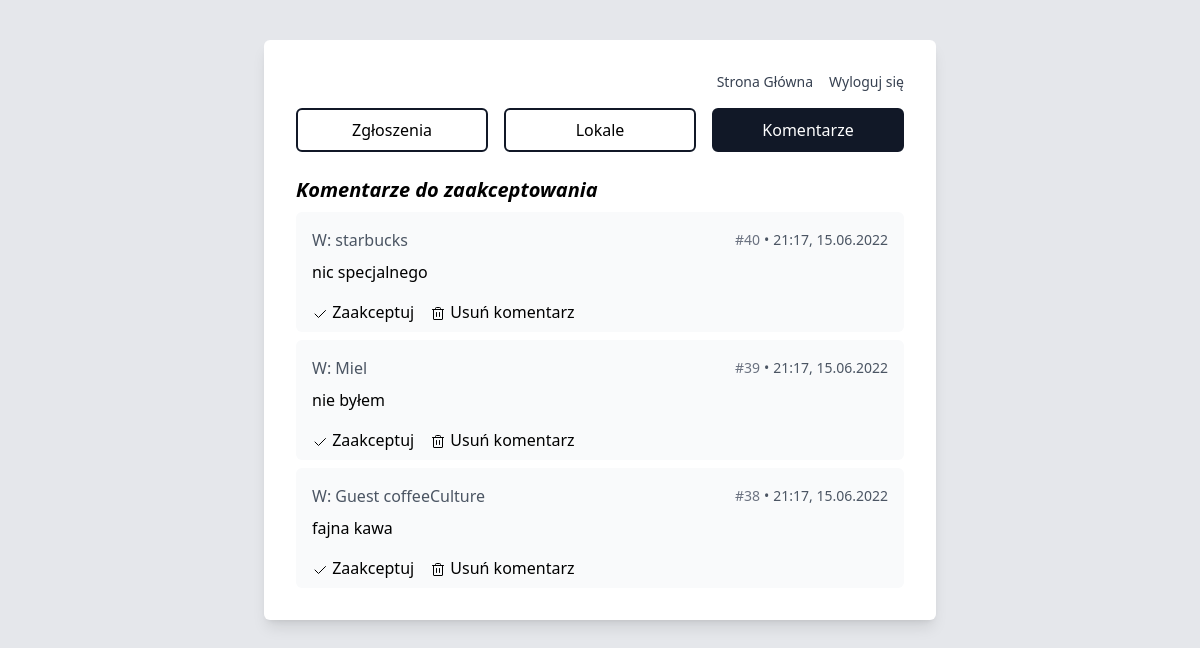
The page /admin/comments.php (signed in) on the database its author committed.
### tables this page shows
CREATE TABLE `comments` (
  `id` int(11) NOT NULL,
  `restaurant_id` int(11) NOT NULL,
  `user_id` int(11) DEFAULT NULL,
  `guest_id` varchar(255) DEFAULT NULL,
  `message` text NOT NULL,
  `is_approved` tinyint(1) NOT NULL DEFAULT 0,
  `created_at` timestamp NOT NULL DEFAULT current_timestamp()
);

CREATE TABLE `restaurants` (
  `id` int(11) NOT NULL,
  `name` varchar(255) NOT NULL,
  `location` varchar(255) NOT NULL,
  `rating` double NOT NULL DEFAULT 0,
  `votes` int(11) NOT NULL DEFAULT 0,
  `logo_url` varchar(255) DEFAULT NULL,
  `is_approved` tinyint(1) NOT NULL DEFAULT 0,
  `keywords` text DEFAULT NULL,
  `created_at` timestamp NOT NULL DEFAULT current_timestamp()
);

### admin/comments.php (the view, shortened to what this page needs)
<?php
  require '../database.php';
  $sql = "SELECT * FROM comments WHERE is_approved=0 ORDER BY created_at DESC";
  $result = $mysqli->query($sql);
  $comments = $result->fetch_all(MYSQLI_ASSOC);
?>
<!DOCTYPE html>
<html lang="pl-pl">
<head>
    <script src="https://cdn.tailwindcss.com"></script>
</head>
<body class="h-full w-full bg-gray-200 dark:bg-gray-900 dark:text-white">
  <div class="flex items-start justify-center md:mt-10">
    <div class="mx-auto max-w-2xl w-full dark:bg-gray-800 bg-white rounded-md shadow-lg p-8">
      <div class="flex justify-end space-x-4 mb-4">
        <a href="../index.php" class="hover:underline text-gray-700 dark:text-gray-200 text-sm">Strona Główna</a>
        <a href="../logout.php" class="hover:underline text-gray-700 dark:text-gray-200 text-sm">Wyloguj się</a>
      </div>
      <div class="grid grid-cols-3 gap-4">
        <a href="reports.php" class="block border-2 border-gray-900 rounded-md py-2 w-full text-center">Zgłoszenia</a>
        <a href="restaurants.php" class="block border-2 border-gray-900 rounded-md py-2 w-full text-center">Lokale</a>
        <a href="comments.php" class="block border-2 border-gray-900 text-white bg-gray-900 rounded-md py-2 w-full text-center">Komentarze</a>
      </div>
      <div class="mt-6">
        <div class="text-xl italic font-bold mb-2">Komentarze do zaakceptowania</div>
        <div>
          <?php
            if ($comments) {
              ?>
              <div class="space-y-2">
              <?php
                foreach ($comments as $comment) {
                  $sql = "SELECT * FROM restaurants WHERE id=" . $mysqli->real_escape_string($comment['restaurant_id']);
                  $result = $mysqli->query($sql);
                  $restaurant = $result->fetch_assoc();
                  ?>
                  <div class="bg-gray-50 dark:bg-gray-900 rounded-md p-4">
                    <div class="text-sm text-gray-600 dark:text-gray-300 flex items-center justify-between">
                      <div class="text-base">W: <?php echo $restaurant['name']; ?></div>
                      <div class="flex flex-row items-center space-x-1">
                        <div class="text-gray-500 dark:text-gray-400">#<?php echo $comment['id']; ?></div>
                        <div>•</div>
                        <div><?php echo date('H:i, d.m.Y', strtotime($comment['created_at'])); ?></div>
                      </div>
                    </div>
                    <div class="mt-2"><?php echo nl2br($comment['message']); ?></div>
                    <div class="flex flex-row items-center mt-4 -mb-2 space-x-4">
                      <a href="accept_comment.php?id=<?php echo $comment['id']; ?>">
                        <svg xmlns="http://www.w3.org/2000/svg" class="h-4 w-4 inline" fill="currentColor" viewBox="0 0 256 256"><rect width="256" height="256" fill="none"></rect><polyline points="216 72 104 184 48 128" fill="none" stroke="currentColor" stroke-linecap="round" stroke-linejoin="round" stroke-width="16"></polyline></svg>
                        Zaakceptuj
                      </a>
                      <a href="delete_comment_not_approved.php?id=<?php echo $comment['id']; ?>">
                        Usuń komentarz
                      </a>
                    </div>
                  </div>
                  <?php
                }
              ?>
              </div>
              <?php
            }
          ?>
        </div>
      </div>
    </div>
  </div>
</body>
</html>

### rows shown on the page
comments: restaurant.name "starbucks", id "40", created_at "21:17, 15.06.2022", message "nic specjalnego"
comments: restaurant.name "Miel", id "39", created_at "21:17, 15.06.2022", message "nie byłem"
comments: restaurant.name "Guest coffeeCulture", id "38", created_at "21:17, 15.06.2022", message "fajna kawa"
